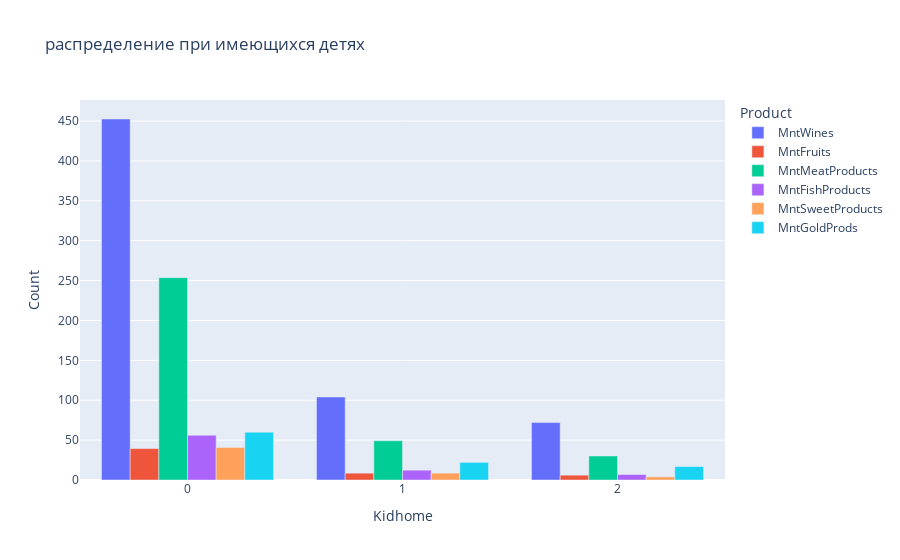

Source (notebook cell):
### Markdown cell above
`3.` Тратят ли клиент больше денег, если у него много детей и иждивенцев?

### Code cell
# Производим группировку по столбцу Kidhome
group_Kidhome = df.groupby('Kidhome')[list_mnt].mean().reset_index()

data_melted = pd.melt(group_Kidhome, id_vars='Kidhome', value_vars=list_mnt, var_name = 'Product', value_name = 'Count')

# построение графика 
fig = px.bar(data_melted, x='Kidhome', y='Count', color = 'Product',
             title='распределение при имеющихся детях',
             barmode='group')
fig.update_layout(xaxis = {'categoryorder':'total descending'})
fig.show()

### Figure 1 — Plotly figure (JSON) as saved in the notebook; plotly's stock layout.template omitted (floating-point values rounded to 4 significant figures)
{"data": [{"alignmentgroup": "True", "hovertemplate": "Product=MntWines<br>Kidhome=%{x}<br>Count=%{y}<extra></extra>", "legendgroup": "MntWines", "marker": {"color": "#636efa", "pattern": {"shape": ""}}, "name": "MntWines", "offsetgroup": "MntWines", "orientation": "v", "showlegend": true, "textposition": "auto", "type": "bar", "x": [0, 1, 2], "xaxis": "x", "y": [452.6, 104.1, 72], "yaxis": "y"}, {"alignmentgroup": "True", "hovertemplate": "Product=MntFruits<br>Kidhome=%{x}<br>Count=%{y}<extra></extra>", "legendgroup": "MntFruits", "marker": {"color": "#EF553B", "pattern": {"shape": ""}}, "name": "MntFruits", "offsetgroup": "MntFruits", "orientation": "v", "showlegend": true, "textposition": "auto", "type": "bar", "x": [0, 1, 2], "xaxis": "x", "y": [39.39, 8.557, 6.043], "yaxis": "y"}, {"alignmentgroup": "True", "hovertemplate": "Product=MntMeatProducts<br>Kidhome=%{x}<br>Count=%{y}<extra></extra>", "legendgroup": "MntMeatProducts", "marker": {"color": "#00cc96", "pattern": {"shape": ""}}, "name": "MntMeatProducts", "offsetgroup": "MntMeatProducts", "orientation": "v", "showlegend": true, "textposition": "auto", "type": "bar", "x": [0, 1, 2], "xaxis": "x", "y": [253.6, 49.19, 30.09], "yaxis": "y"}, {"alignmentgroup": "True", "hovertemplate": "Product=MntFishProducts<br>Kidhome=%{x}<br>Count=%{y}<extra></extra>", "legendgroup": "MntFishProducts", "marker": {"color": "#ab63fa", "pattern": {"shape": ""}}, "name": "MntFishProducts", "offsetgroup": "MntFishProducts", "orientation": "v", "showlegend": true, "textposition": "auto", "type": "bar", "x": [0, 1, 2], "xaxis": "x", "y": [56.12, 12.3, 6.87], "yaxis": "y"}, {"alignmentgroup": "True", "hovertemplate": "Product=MntSweetProducts<br>Kidhome=%{x}<br>Count=%{y}<extra></extra>", "legendgroup": "MntSweetProducts", "marker": {"color": "#FFA15A", "pattern": {"shape": ""}}, "name": "MntSweetProducts", "offsetgroup": "MntSweetProducts", "orientation": "v", "showlegend": true, "textposition": "auto", "type": "bar", "x": [0, 1, 2], "xaxis": "x", "y": [40.67, 8.618, 3.891], "yaxis": "y"}, {"alignmentgroup": "True", "hovertemplate": "Product=MntGoldProds<br>Kidhome=%{x}<br>Count=%{y}<extra></extra>", "legendgroup": "MntGoldProds", "marker": {"color": "#19d3f3", "pattern": {"shape": ""}}, "name": "MntGoldProds", "offsetgroup": "MntGoldProds", "orientation": "v", "showlegend": true, "textposition": "auto", "type": "bar", "x": [0, 1, 2], "xaxis": "x", "y": [59.85, 22.1, 16.87], "yaxis": "y"}], "layout": {"barmode": "group", "legend": {"title": {"text": "Product"}, "tracegroupgap": 0}, "title": {"text": "распределение при имеющихся детях"}, "xaxis": {"anchor": "y", "categoryorder": "total descending", "domain": [0, 1], "title": {"text": "Kidhome"}}, "yaxis": {"anchor": "x", "domain": [0, 1], "title": {"text": "Count"}}}}
